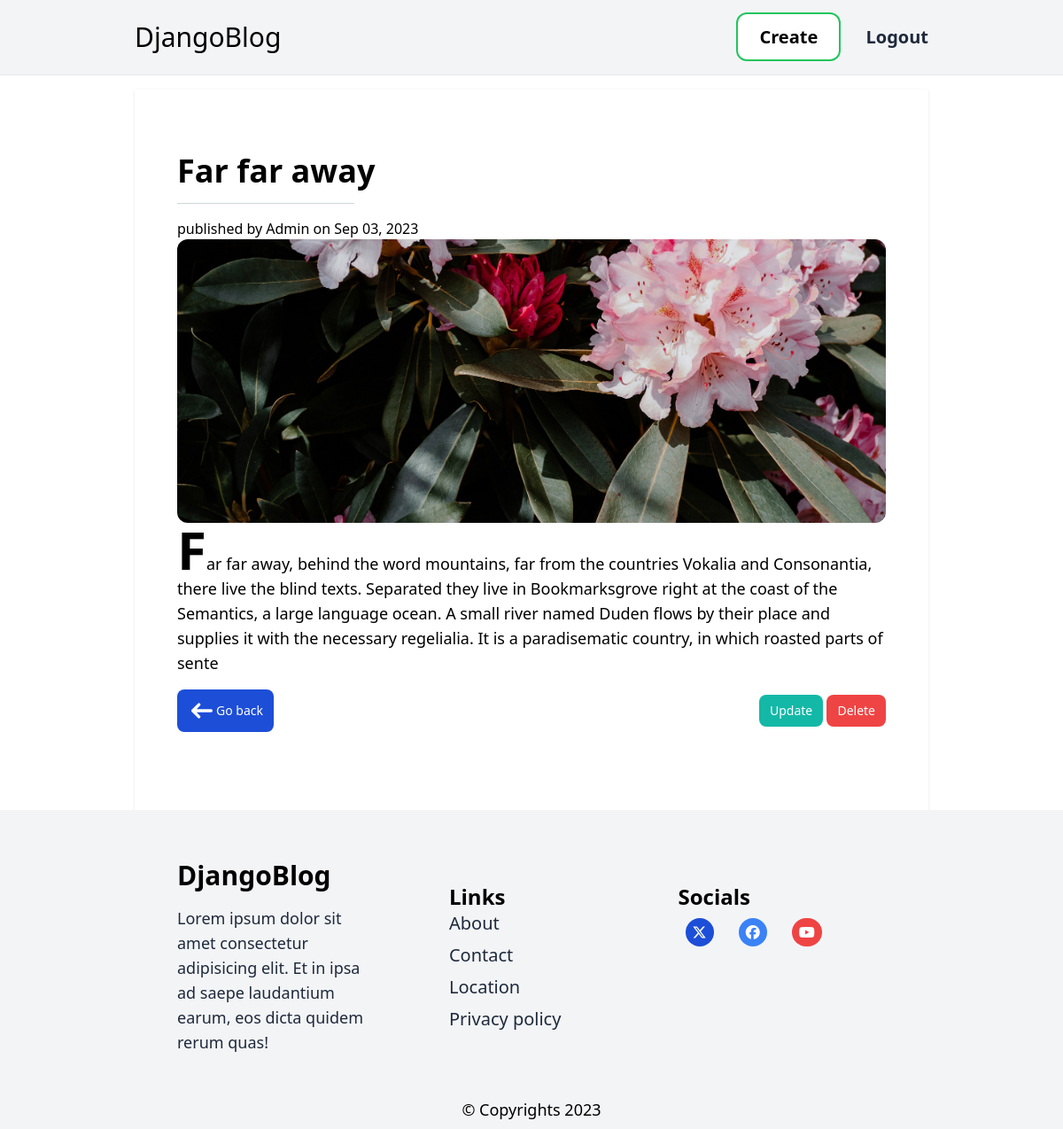
Screenshot of /post/far-far-away/ (signed in) with the database file from the repository.
### blog/models.py (models this page shows, shortened)
class Post(models.Model):
    title=models.CharField(max_length=200)
    image=models.ImageField(upload_to='image',blank=True,null=True)
    content=models.TextField()
    author=models.ForeignKey('auth.User',on_delete=models.CASCADE)
    published_at=models.DateTimeField(auto_now_add=True)
    updated_at=models.DateTimeField(auto_now=True)
    slug=models.SlugField(max_length=200,default='',blank=True)
    class Meta:
        ordering=['-published_at']

### blog/views.py (the view)
# urls.py: path('post/<slug:slug>/',BlogDetailView.as_view(),name='detail'),
class BlogDetailView(LoginRequiredMixin,DetailView):
    model=Post
    template_name='blog/post_detail.html'

### blog/templates/blog/post_detail.html (shortened to what this page needs)
{% extends 'blog/base.html' %}
{% block content %}
<div class="max-w-4xl mx-auto py-12 px-6  shadow">
    <div class="p-6">
        <h2 class="text-4xl font-semibold">{{post.title}}</h2>
        <hr class="border-t border-gray-300 my-4 w-1/4">
        <p>published by <span class="font-medium">{{post.author|title}}</span> on <span class="font-medium">{{post.published_at | date:"M d, Y"}}</span></p>
        {% if post.image %}
        <img src="{{post.image.url}}" alt="{{post.title}}" class="object-center object-cover h-80 w-full rounded-xl ">
        {% endif  %}
        <p class="first-letter:text-6xl first-letter:font-bold text-lg block">{{post.content}}</p>
        <div class="flex justify-between items-center flex-col sm:flex-row">
            <a href="{% url 'blog:home' %}" class=" my-4 inline-flex items-center px-3 py-2 text-sm font-medium text-center text-white bg-blue-700 rounded-lg hover:bg-blue-800 focus:ring-4 focus:outline-none focus:ring-blue-300 dark:bg-blue-600 dark:hover:bg-blue-700 dark:focus:ring-blue-800">
                <svg class="w-6 h-6 text-white m-1 dark:text-white" aria-hidden="true" xmlns="http://www.w3.org/2000/svg" fill="none" viewBox="0 0 14 10">
                    <path stroke="currentColor" stroke-linecap="round" stroke-linejoin="round" stroke-width="2" d="M13 5H1m0 0 4 4M1 5l4-4"/>
                  </svg>
                Go back
            </a>
           <div class="">
            {% if request.user == post.author %}
            <a href="{% url 'blog:update' object.pk  %}" class="my-4 inline-flex items-center px-3 py-2 text-sm font-medium text-center text-white bg-teal-500 rounded-lg hover:bg-teal-800 focus:ring-4 focus:outline-none focus:ring-teal-300 dark:bg-teal-600 dark:hover:bg-teal-700 dark:focus:ring-teal-800">Update</a>
            <a href="{% url 'blog:delete' object.pk  %}" class="my-4 inline-flex items-center px-3 py-2 text-sm font-medium text-center text-white bg-red-500 rounded-lg hover:bg-red-800 focus:ring-4 focus:outline-none focus:ring-red-300 dark:bg-red-600 dark:hover:bg-red-700 dark:focus:ring-red-800">Delete</a>
            {% endif %}
           </div>
        </div>
    </div>
</div>
{% endblock %}

### blog/templates/blog/base.html (shortened to what this page needs)
<!DOCTYPE html>
<html lang="en">
<head>
    <script src="https://cdn.tailwindcss.com"></script>
</head>
<body class="min-h-screen">
    <header class="bg-gray-100 sticky top-0 z-10 border-b border-gray-200 p-6">
        <nav class="max-w-4xl mx-auto flex justify-between items-center ">
              <div class="text-2xl sm:text-3xl">
                <a href="/" class="">DjangoBlog</a>
              </div>
              <div class="space-x-6 hidden sm:block">
                  {% if request.user.is_authenticated %}
                <a href="{% url 'blog:create' %}" class="border-2 border-green-500 rounded-xl bg-white text-black hover:text-gray-500 px-6 py-3  text-xl font-semibold ">Create</a>
                <a href="{% url 'users:logout' %}" class="text-xl font-semibold  text-slate-800 hover:text-slate-500">Logout</a>
                {% else %}
                <a href="{% url 'users:login' %}" class="text-xl font-semibold  text-slate-800 hover:text-slate-500">Login</a>
                <a href="{% url 'users:register' %}" class="border-2 border-green-500 bg-white rounded-lg py-3 px-6  text-xl text-black hover:text-gray-500 font-semibold">register</a>
                 {% endif %}
              </div>
        </nav>
    </header>
    <main class="widescreen:section-min-height tallscreen:section-min-height ">
        <div class="max-w-sm mx-auto p-2">
          </div>
        {% block content %}
        {% endblock %}
    </main>
    <footer class="bg-gray-100 p-2">
        <div class="max-w-4xl mx-auto p-6 space-x-6 flex flex-col justify-between items-center sm:flex-row">
            <div class="p-4 w-full sm:w-1/3">
                <h2 class="m-2 text-3xl font-semibold">DjangoBlog</h2>
                <p class="p-2 text-lg text-slate-800 md:w-full">
                    Lorem ipsum dolor sit amet consectetur adipisicing elit. Et in ipsa ad saepe laudantium earum, eos dicta quidem rerum quas!
                </p>
            </div>
            <div class="p-4 m-2 sm:w-2/3 w-full flex flex-col sm:flex-row justify-between ">
                <div class="p-4 w-full">
                    <h2 class="text-2xl font-semibold">Links</h2>
                    <div class="space-y-2 flex flex-col items-start ">
                        <a href="" class="text-xl text-slate-800 hover:text-slate-500">About</a>
                        <a href="" class="text-xl text-slate-800 hover:text-slate-500">Contact</a>
                        <a href="" class="text-xl text-slate-800 hover:text-slate-500">Location</a>
                        <a href="" class="text-xl text-slate-800 hover:text-slate-500">Privacy policy</a>
                    </div>
                </div>
                <div class=" p-4 sm-w-1/4 w-full">
                    <h2 class=" text-2xl font-semibold">Socials</h2>
                    <div class="m-2 space-x-6">
                        <a href="" class=""><i class="fa-brands fa-x-twitter bg-blue-700 text-white  rounded-full p-2"></i></a>
                        <a href="" class=" "><i class="fa-brands fa-facebook bg-blue-500 rounded-full text-white p-2"></i></a>
                        <a href="" class=""><i class="fa-brands fa-youtube bg-red-500 rounded-full   p-2 text-white"></i></a>
                    </div>
                </div>
            </div>
        </div>
        <p class="text-lg text-base text-center">&copy; Copyrights<span id="demo" class=""></span></p>
    </footer>
    {% load static %}
</body>
</html>

### rows the page displays
Post: title "Far far away", author "Admin", published_at "Sep 03, 2023", image (picture), content "Far far away, behind the word mountains, far from the countries Vokalia and Consonantia, there live the blind texts. Separated they live in Bookmarksgrove right at the coast of the Semantics, a large language ocean. A small river named Duden flows by their place and supplies it with the necessary regelialia. It is a paradisematic country, in which roasted parts of sente"
